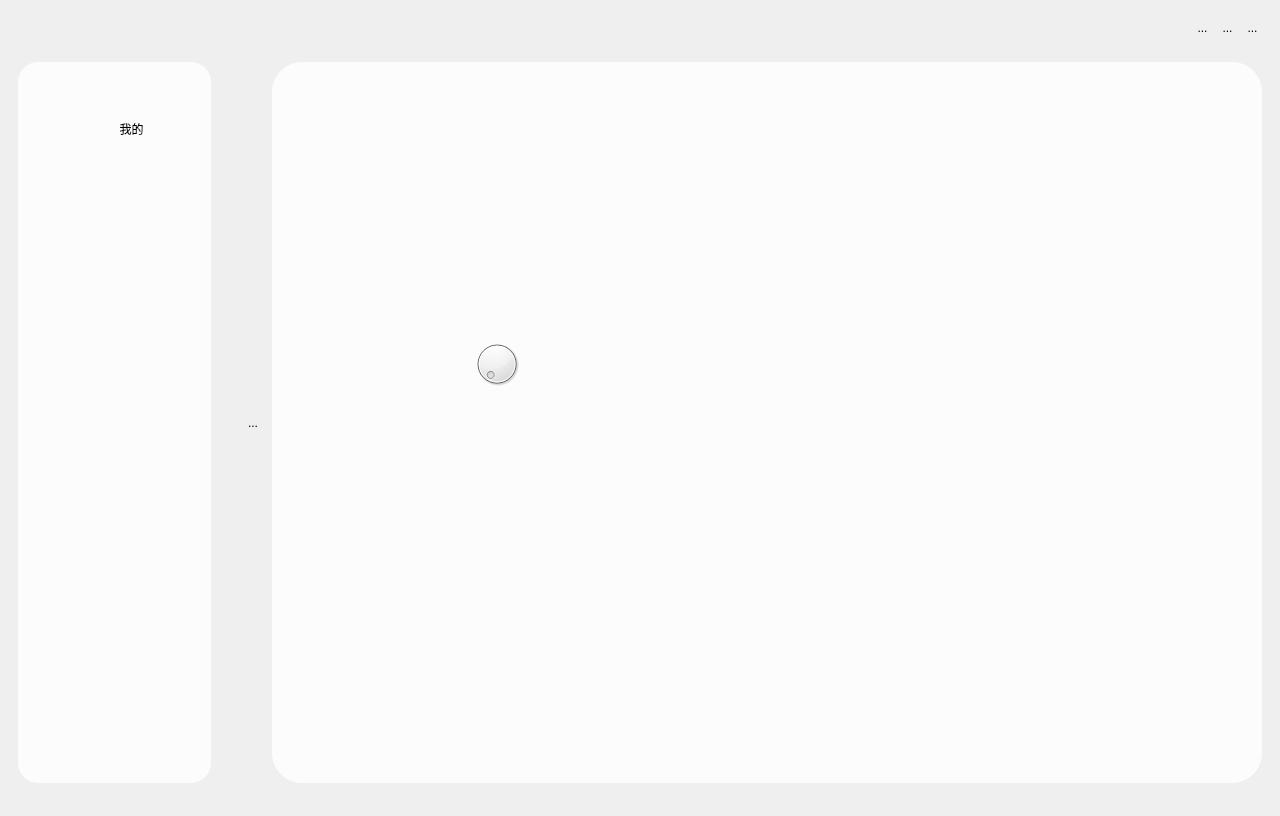
<?xml version="1.0" encoding="UTF-8"?>
<ui version="4.0">
 <class>MainWindow</class>
 <widget class="QMainWindow" name="MainWindow">
  <property name="geometry">
   <rect>
    <x>0</x>
    <y>0</y>
    <width>1280</width>
    <height>816</height>
   </rect>
  </property>
  <property name="maximumSize">
   <size>
    <width>1280</width>
    <height>816</height>
   </size>
  </property>
  <property name="baseSize">
   <size>
    <width>32</width>
    <height>32</height>
   </size>
  </property>
  <property name="windowTitle">
   <string>MainWindow</string>
  </property>
  <property name="layoutDirection">
   <enum>Qt::LeftToRight</enum>
  </property>
  <property name="styleSheet">
   <string notr="true">#MainWindow{
	border-image: url(:/qrc/book.jpg);
	
}
QToolButton{
 border:one;
}</string>
  </property>
  <widget class="QWidget" name="centralwidget">
   <property name="styleSheet">
    <string notr="true"/>
   </property>
   <layout class="QVBoxLayout" name="verticalLayout">
    <item>
     <widget class="QWidget" name="widget" native="true">
      <property name="sizePolicy">
       <sizepolicy hsizetype="Preferred" vsizetype="Fixed">
        <horstretch>0</horstretch>
        <verstretch>0</verstretch>
       </sizepolicy>
      </property>
      <property name="focusPolicy">
       <enum>Qt::NoFocus</enum>
      </property>
      <property name="contextMenuPolicy">
       <enum>Qt::ActionsContextMenu</enum>
      </property>
      <property name="acceptDrops">
       <bool>false</bool>
      </property>
      <property name="toolTipDuration">
       <number>0</number>
      </property>
      <property name="layoutDirection">
       <enum>Qt::LeftToRight</enum>
      </property>
      <layout class="QHBoxLayout" name="horizontalLayout">
       <item>
        <spacer name="horizontalSpacer">
         <property name="orientation">
          <enum>Qt::Horizontal</enum>
         </property>
         <property name="sizeHint" stdset="0">
          <size>
           <width>613</width>
           <height>20</height>
          </size>
         </property>
        </spacer>
       </item>
       <item>
        <widget class="QToolButton" name="toolButton_3">
         <property name="enabled">
          <bool>true</bool>
         </property>
         <property name="sizeIncrement">
          <size>
           <width>50</width>
           <height>50</height>
          </size>
         </property>
         <property name="baseSize">
          <size>
           <width>32</width>
           <height>32</height>
          </size>
         </property>
         <property name="acceptDrops">
          <bool>false</bool>
         </property>
         <property name="layoutDirection">
          <enum>Qt::LeftToRight</enum>
         </property>
         <property name="styleSheet">
          <string notr="true">#toolButton_3{
 border:one;
}
</string>
         </property>
         <property name="text">
          <string>...</string>
         </property>
         <property name="icon">
          <iconset resource="uiqrc.qrc">
           <normaloff>:/qrc/yuan.png</normaloff>:/qrc/yuan.png</iconset>
         </property>
         <property name="iconSize">
          <size>
           <width>32</width>
           <height>32</height>
          </size>
         </property>
        </widget>
       </item>
       <item>
        <widget class="QToolButton" name="toolButton_2">
         <property name="baseSize">
          <size>
           <width>32</width>
           <height>32</height>
          </size>
         </property>
         <property name="styleSheet">
          <string notr="true">#toolButton_2{
 border:one;
}</string>
         </property>
         <property name="text">
          <string>...</string>
         </property>
         <property name="icon">
          <iconset resource="uiqrc.qrc">
           <normaloff>:/qrc/yuan.png</normaloff>:/qrc/yuan.png</iconset>
         </property>
         <property name="iconSize">
          <size>
           <width>32</width>
           <height>32</height>
          </size>
         </property>
        </widget>
       </item>
       <item>
        <widget class="QToolButton" name="toolButton">
         <property name="baseSize">
          <size>
           <width>32</width>
           <height>32</height>
          </size>
         </property>
         <property name="styleSheet">
          <string notr="true">#toolButton{
 border:one;
}</string>
         </property>
         <property name="text">
          <string>...</string>
         </property>
         <property name="icon">
          <iconset resource="uiqrc.qrc">
           <normaloff>:/qrc/yuan.png</normaloff>:/qrc/yuan.png</iconset>
         </property>
         <property name="iconSize">
          <size>
           <width>32</width>
           <height>32</height>
          </size>
         </property>
        </widget>
       </item>
      </layout>
     </widget>
    </item>
    <item>
     <widget class="QWidget" name="widget_2" native="true">
      <property name="sizePolicy">
       <sizepolicy hsizetype="Expanding" vsizetype="Expanding">
        <horstretch>0</horstretch>
        <verstretch>0</verstretch>
       </sizepolicy>
      </property>
      <property name="layoutDirection">
       <enum>Qt::RightToLeft</enum>
      </property>
      <property name="autoFillBackground">
       <bool>false</bool>
      </property>
      <property name="styleSheet">
       <string notr="true"/>
      </property>
      <widget class="QStackedWidget" name="stackedWidget">
       <property name="geometry">
        <rect>
         <x>263</x>
         <y>9</y>
         <width>990</width>
         <height>721</height>
        </rect>
       </property>
       <property name="sizePolicy">
        <sizepolicy hsizetype="Expanding" vsizetype="Expanding">
         <horstretch>8</horstretch>
         <verstretch>0</verstretch>
        </sizepolicy>
       </property>
       <property name="styleSheet">
        <string notr="true">#stackedWidget{
    border:one;
	background-color: rgba(255, 255, 255,200);  
    border-radius: 30px;
}</string>
       </property>
       <property name="currentIndex">
        <number>0</number>
       </property>
       <widget class="QWidget" name="page">
        <widget class="QDial" name="dial">
         <property name="geometry">
          <rect>
           <x>200</x>
           <y>270</y>
           <width>50</width>
           <height>64</height>
          </rect>
         </property>
        </widget>
       </widget>
       <widget class="QWidget" name="page_2"/>
      </widget>
      <widget class="QWidget" name="widget_3" native="true">
       <property name="geometry">
        <rect>
         <x>9</x>
         <y>9</y>
         <width>251</width>
         <height>721</height>
        </rect>
       </property>
       <property name="sizePolicy">
        <sizepolicy hsizetype="Preferred" vsizetype="Preferred">
         <horstretch>2</horstretch>
         <verstretch>0</verstretch>
        </sizepolicy>
       </property>
       <layout class="QHBoxLayout" name="horizontalLayout_2">
        <item>
         <widget class="QToolButton" name="toolButton_9">
          <property name="sizePolicy">
           <sizepolicy hsizetype="Expanding" vsizetype="Expanding">
            <horstretch>1</horstretch>
            <verstretch>0</verstretch>
           </sizepolicy>
          </property>
          <property name="styleSheet">
           <string notr="true">#toolButton_9
{   
   border:one;   
	image: url(:/qrc/right.png);
}
#toolButton_9:hover 
{   
    border:one;
	background-color: rgba(255, 255, 255,200);  
    border-radius: 5px;
}
QToolButton[toolbutton=&quot;2&quot;]#toolButton_9
{
    border:one;       
	image: url(:/qrc/right.png);
}
QToolButton[toolbutton=&quot;3&quot;]#toolButton_9
{
    border:one;       
	image: url(:/qrc/left.png);
}
QToolButton[toolbutton=&quot;2&quot;]#toolButton_9:hover
{
    border:one;   
	background-color: rgba(255, 255, 255,200);  
    border-radius: 5px;
}</string>
          </property>
          <property name="text">
           <string>...</string>
          </property>
         </widget>
        </item>
        <item>
         <spacer name="horizontalSpacer_2">
          <property name="orientation">
           <enum>Qt::Horizontal</enum>
          </property>
          <property name="sizeHint" stdset="0">
           <size>
            <width>20</width>
            <height>20</height>
           </size>
          </property>
         </spacer>
        </item>
        <item>
         <widget class="QWidget" name="widget_4" native="true">
          <property name="sizePolicy">
           <sizepolicy hsizetype="Expanding" vsizetype="Expanding">
            <horstretch>6</horstretch>
            <verstretch>0</verstretch>
           </sizepolicy>
          </property>
          <property name="baseSize">
           <size>
            <width>0</width>
            <height>0</height>
           </size>
          </property>
          <property name="styleSheet">
           <string notr="true">#widget_4{
    border:one;
	background-color: rgba(255, 255, 255,200);  
    border-radius: 20px;
}</string>
          </property>
          <widget class="QToolButton" name="toolButton_4">
           <property name="geometry">
            <rect>
             <x>10</x>
             <y>50</y>
             <width>31</width>
             <height>31</height>
            </rect>
           </property>
           <property name="styleSheet">
            <string notr="true">#toolButton_4{
	image: url(:/qrc/individual.png);
}</string>
           </property>
           <property name="text">
            <string/>
           </property>
          </widget>
          <widget class="QToolButton" name="toolButton_5">
           <property name="geometry">
            <rect>
             <x>10</x>
             <y>90</y>
             <width>31</width>
             <height>31</height>
            </rect>
           </property>
           <property name="styleSheet">
            <string notr="true">
#toolButton_5{
image: url(:/qrc/Setup.png);}</string>
           </property>
           <property name="text">
            <string/>
           </property>
          </widget>
          <widget class="QToolButton" name="toolButton_6">
           <property name="geometry">
            <rect>
             <x>10</x>
             <y>130</y>
             <width>31</width>
             <height>31</height>
            </rect>
           </property>
           <property name="styleSheet">
            <string notr="true">#toolButton_6{
	image: url(:/qrc/Search.png);
}</string>
           </property>
           <property name="text">
            <string/>
           </property>
          </widget>
          <widget class="QToolButton" name="toolButton_7">
           <property name="geometry">
            <rect>
             <x>10</x>
             <y>170</y>
             <width>31</width>
             <height>31</height>
            </rect>
           </property>
           <property name="styleSheet">
            <string notr="true">#toolButton_7{
	image: url(:/qrc/Books.png);
}</string>
           </property>
           <property name="text">
            <string/>
           </property>
          </widget>
          <widget class="QToolButton" name="toolButton_8">
           <property name="geometry">
            <rect>
             <x>73</x>
             <y>51</y>
             <width>81</width>
             <height>31</height>
            </rect>
           </property>
           <property name="text">
            <string>我的</string>
           </property>
          </widget>
         </widget>
        </item>
       </layout>
      </widget>
     </widget>
    </item>
   </layout>
  </widget>
 </widget>
 <resources>
  <include location="uiqrc.qrc"/>
 </resources>
 <connections/>
</ui>
